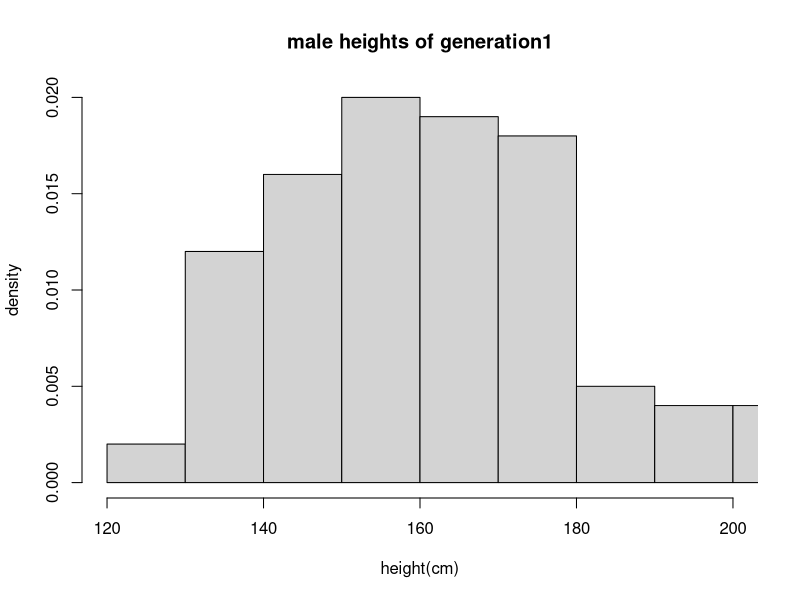
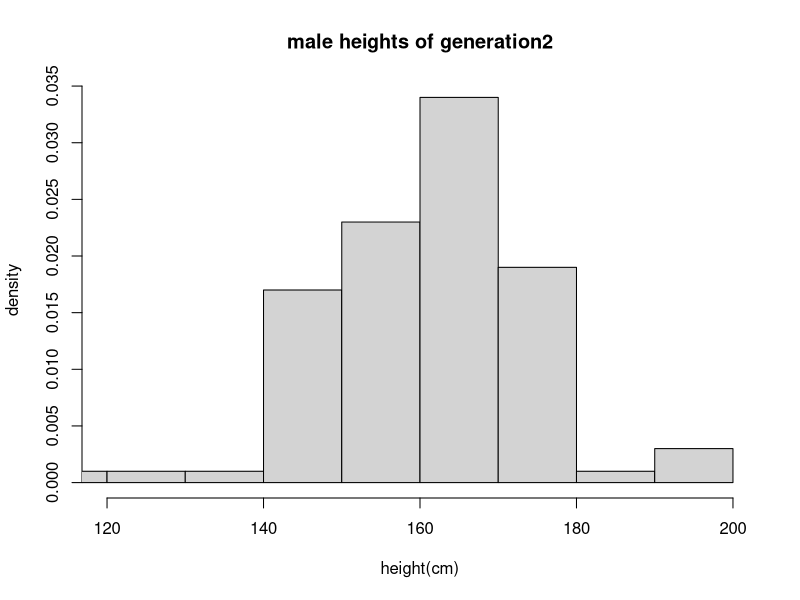
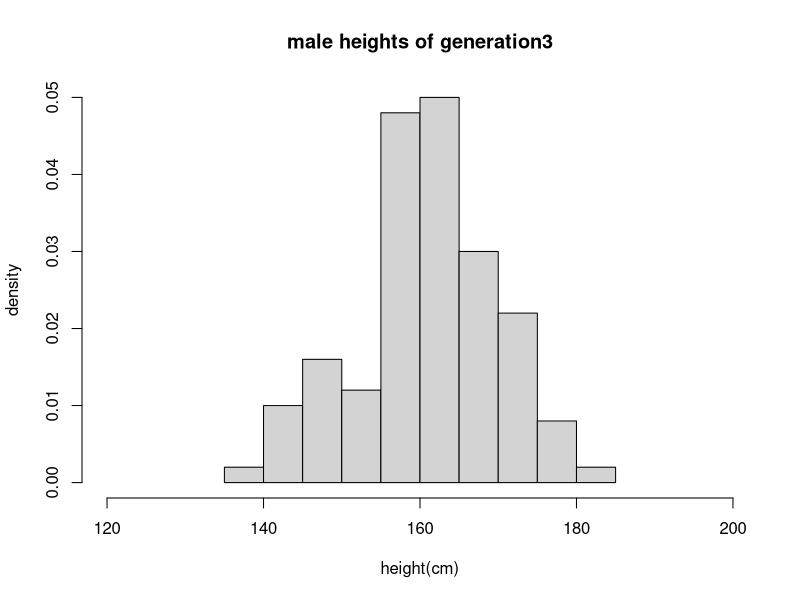
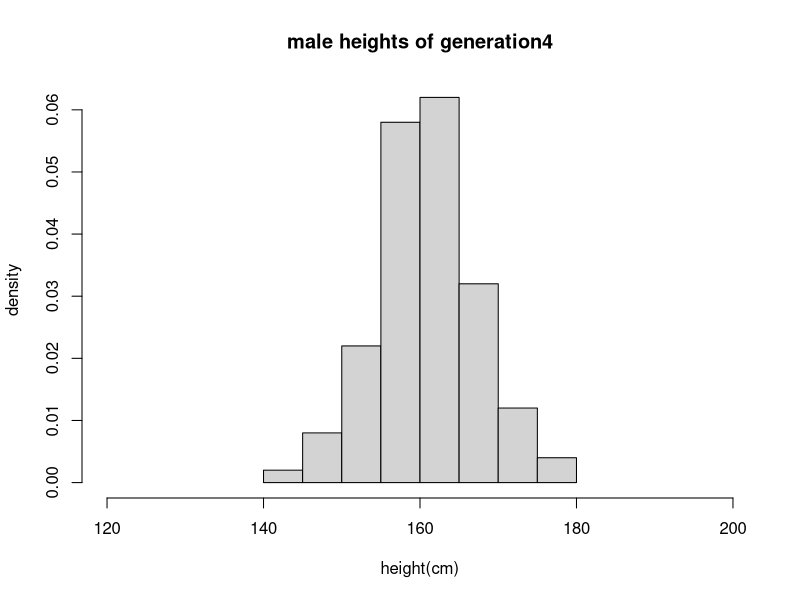
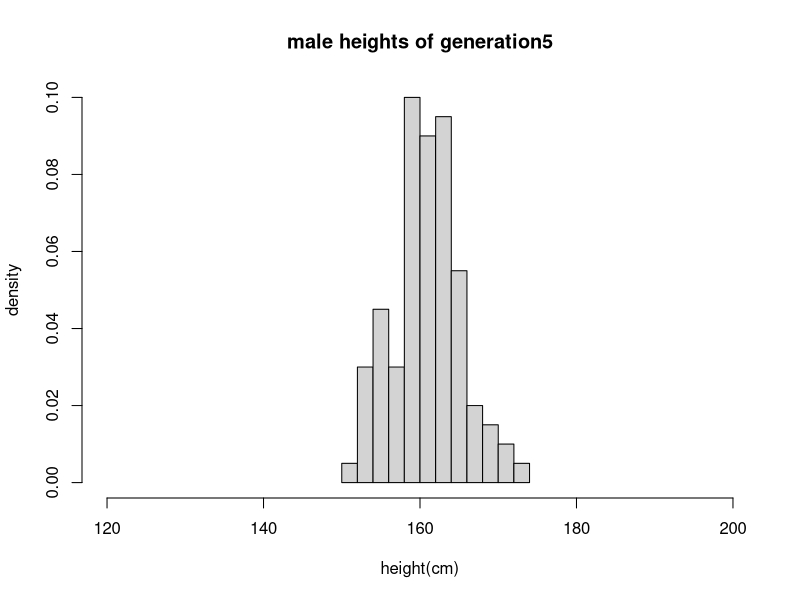
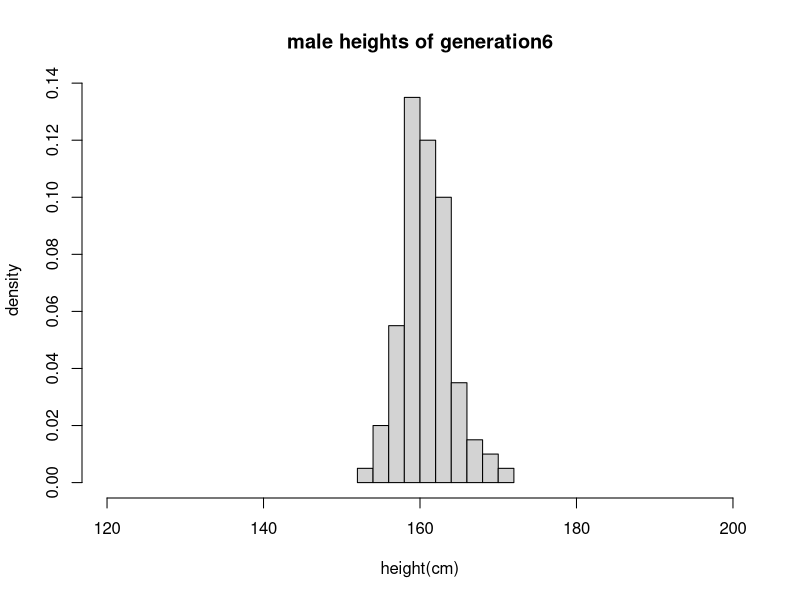
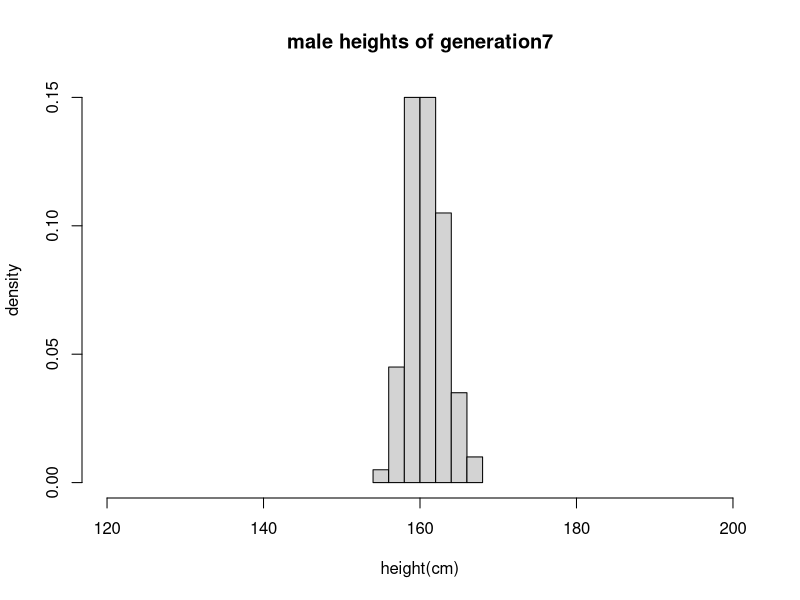
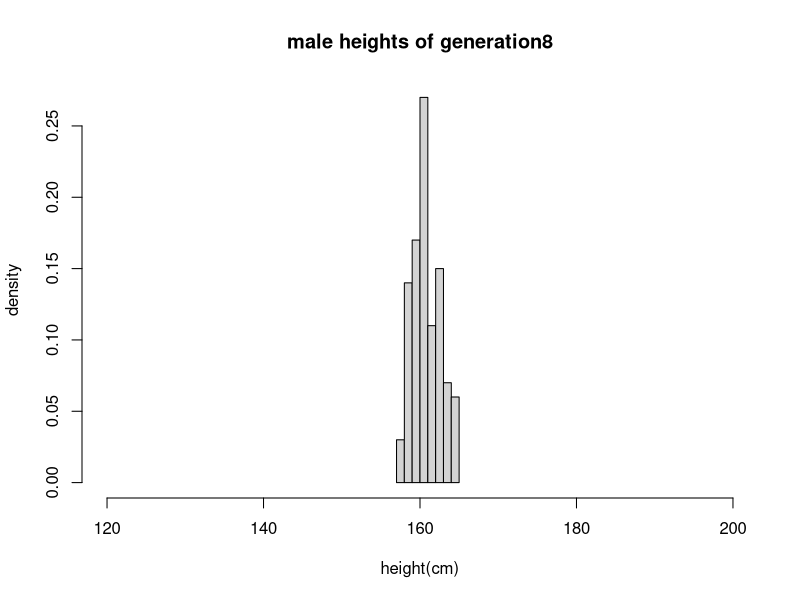

Write R code to recreate these figures, in order.
## ---- chunk 1
###### generation 1
pop1 <- data.frame(m = rnorm(100, 160, 20), f = rnorm(100, 160, 20))
hist(pop1$m, freq=F,xlim=c(120,200), xlab="height(cm)", ylab="density", main="male heights of generation1")
####### create a function
next_gen <- function(pop) {
  pop$m <- sample(pop$m)
  pop$m <- rowMeans(pop)
  pop$f <- pop$m
  pop
}
####### loop from gen2 to gen9
for(i in 2:9) {
  vname <- paste("pop",i, sep="")        ###variable name 
  argname <- paste("pop",i-1, sep="")    ###argument name
  assign(vname, next_gen(get(argname)))  ###data generation 
  xlim=c(120,200)
  xlab="height(cm)"
  ylab="density"
  main=paste("male heights of generation",i, sep="")
  hist(get(vname)$m, freq=F,xlim=xlim, xlab=xlab, ylab=ylab, main=main)  ###histogram
}
## ---- chunk 2
##question 2
library(ggplot2)
data<- rbind(pop1,pop2,pop3,pop4,pop5,pop6,pop7,pop8,pop9)
gen<-c(rep(1:9, each=100))
data<- cbind(data, gen)
#ggplot
p <- ggplot(data, aes(m, f))
p + geom_point(alpha = 1/5) +facet_wrap(~gen) 
## ---- chunk 3
##make a data frame
dat <- data.frame(numeric(0),numeric(0),numeric(0),numeric(0),numeric(0),numeric(0),numeric(0))
## r loop: start with 250, incresing by 250
for(j in 1:10) {
    # 1. create population 250 to 2500
  n <- j*250
  grp <- sample(0:1, n, replace=TRUE)
  out <- rnorm(n, 60, 20)
  out[grp == 1] <- out[grp == 1] + 5
  pop<-data.frame(grp,out)
  
  # 2. create bootstrap sample, size1000
  ssize<-1000
  boot<-data.frame(numeric(ssize),numeric(ssize))
  for(i in 1:ssize) {
    boot[i,1] <- mean(sample(pop$out[grp==1], n, replace=T))
    boot[i,2] <- mean(sample(pop$out[grp==0], n, replace=T))
  } 
  g1<-quantile(boot[,1], probs=c(0.05,0.5,0.95))
  g0<-quantile(boot[,2], probs=c(0.05,0.5,0.95))

  values <- c(n, g1,g0)
  dat <- rbind(dat,values)
}
colnames(dat)<- c('n','L1','M1','U1','L0','M0','U0')
dat
## ---- chunk 4
##draw a plot
makeTransparent = function(..., alpha=0.5) {
  if(alpha<0 | alpha>1) stop("alpha must be between 0 and 1")
  alpha = floor(255*alpha)  
  newColor = col2rgb(col=unlist(list(...)), alpha=FALSE)
  .makeTransparent = function(col, alpha) {
    rgb(red=col[1], green=col[2], blue=col[3], alpha=alpha, maxColorValue=255)
  }
  newColor = apply(newColor, 2, .makeTransparent, alpha=alpha)
  return(newColor)
}
t.red <- makeTransparent('red',alpha=0.5)
t.blue<- makeTransparent('blue',alpha=0.5)
par(new=FALSE)
plot(NULL,
     xlim=c(250, 2500),
     ylim=c(50,75),
     xlab="Sample Size",
     ylab="DV"
)
lines(dat$n, dat$M1)
lines(dat$n, dat$M0)
polygon(c(rev(dat$n), dat$n), c(rev(dat$U1),dat$L1),col=t.red, border = NA)
polygon(c(rev(dat$n), dat$n), c(rev(dat$U0),dat$L0),col=t.blue, border = NA)
## Add a legend. 
legend("bottomright", inset=.05, title="Group",
       c("Treatment","Control"), fill=c(t.red, t.blue), horiz=TRUE)

## ---- chunk 5
makePatient <- function() {
  vowel <- grep("[aeiou]", letters)
  cons <- grep("[^aeiou]", letters)
  name <- paste(sample(LETTERS[cons], 1), sample(letters[vowel], 1), sample(letters[cons], 1), sep='')
  gender <- factor(sample(0:1, 1), levels=0:1, labels=c('female','male'))
  dob <- as.Date(sample(7500, 1), origin="1970-01-01")
  n <- sample(6, 1)
  doa <- as.Date(sample(1500, n), origin="2010-01-01")
  pulse <- round(rnorm(n, 80, 10))
  temp <- round(rnorm(n, 98.4, 0.3), 2)
  fluid <- round(runif(n), 2)
  list(name, gender, dob, doa, pulse, temp, fluid)
}
## ---- chunk 6
set.seed(8)
j<-makePatient()
class(j) <-"medicalRecord"
names(j) <- c("name","gender","date_of_birth","date_of_admission","pulse","temp","fluid")
print(j)      ##Print the medical record
attributes(j) ##print the class of the medical record
## ---- chunk 7
##
mean.medicalRecord <- function(p) {
  mean.pulse <- mean(p$pulse) 
  mean.temp <- mean(p$temp)
  mean.fluid <- mean(p$fluid)
x<-c(mean.pulse, mean.temp,mean.fluid)
names(x)<-c("mean.pulse", "mean.temp","mean.fluid")
return(x)  
}

##which employs some nice formatting, perhaps arranging measurements by date
print.medicalRecord <- function(p) {
  cat("name:",p$name,"\n")
  cat(sprintf("gender: %s\n",p$gender))
  cat(sprintf("date of birth: %s\n",p$date_of_birth))
  t<-as.data.frame(p[4:7])
  t <- t[order(t[,1]),]   ### sorting data by date
  return(t)
}

##generates a composite plot of measurements over time
plot.medicalRecord <- function(p) {
  par(mfrow=c(1,3))
  plot(p$pulse, ylab="pulse", xlab="visit")
  plot(p$temp, ylab="temparature", xlab="visit")
  plot(p$fluid,ylab="fluid", xlab="visit")
}
mean.medicalRecord(j)
print.medicalRecord(j)
plot.medicalRecord(j)
## ---- chunk 8
###reset seed
set.seed(8)
## for loop, create 10 records
for(i in 1:10) 
{ 
  name <- paste("c", i, sep = "")
  cohort<- makePatient()
  class(cohort)<-"medicalRecord"
  names(cohort)<-c("name","gender","date_of_birth","date_of_admission","pulse","temp","fluid")
  assign(name, cohort)
}
## show mean and print
for(i in 1:10){
  name <- paste("c", i, sep = "")
  cohort <- get(name)
  print(mean(cohort))
  print(print(cohort))
}
## ---- chunk 9
# For question 1, if you use par(mfrow=c(3,3)) you can see all the histograms on one plot!

# Question 2, 3 great!!

# Question 4 part 1 gave me an error when running:
class(j) <-"medicalRecord"
names(j) <- c("name","gender","date_of_birth","date_of_admission","pulse","temp","fluid")
print(j)      ##Print the medical record

## If you call names(j) before class(j) it will print(j)

